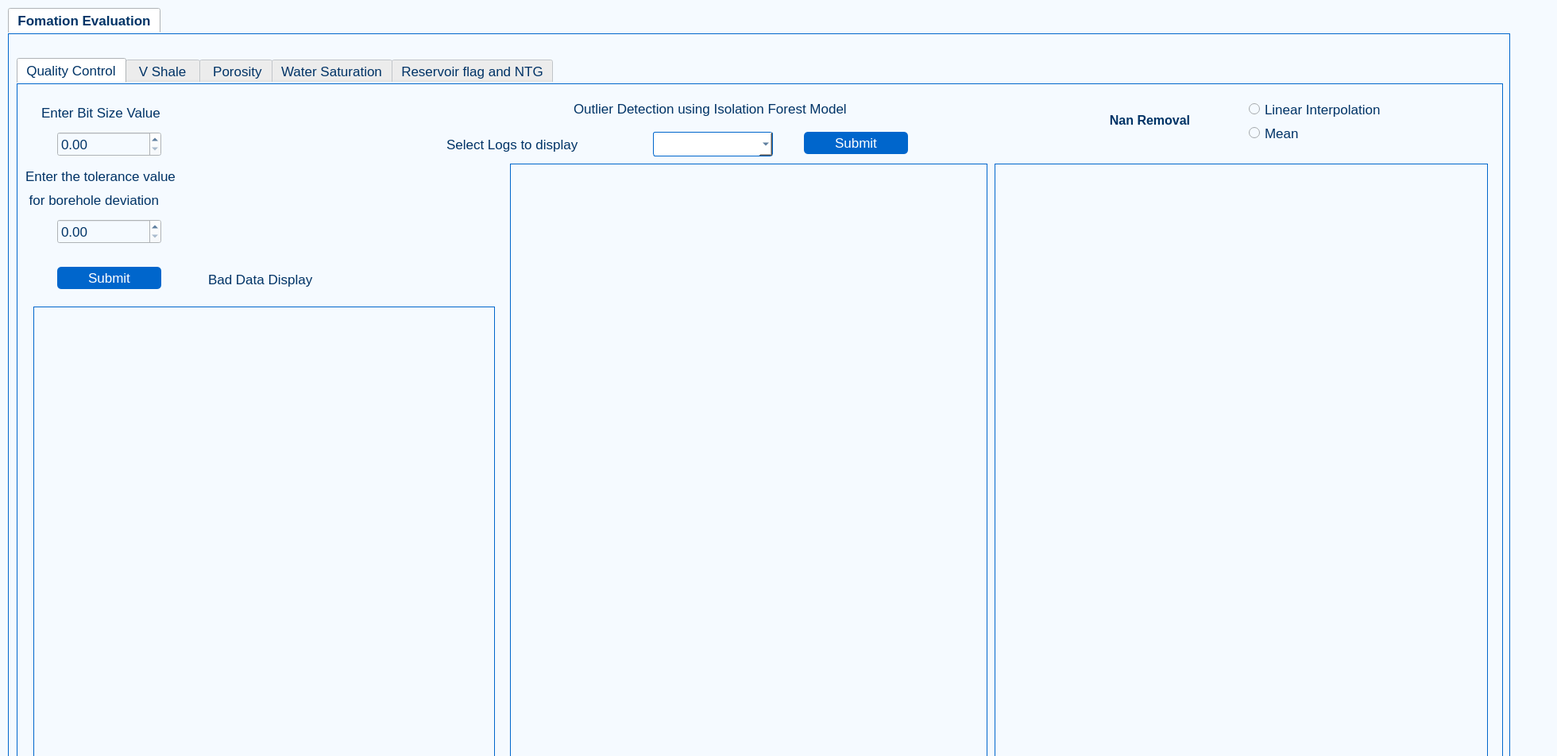
<?xml version="1.0" encoding="UTF-8"?>
<ui version="4.0">
 <class>Form</class>
 <widget class="QWidget" name="Form">
  <property name="geometry">
   <rect>
    <x>0</x>
    <y>0</y>
    <width>1960</width>
    <height>952</height>
   </rect>
  </property>
  <property name="windowTitle">
   <string>Form</string>
  </property>
  <property name="styleSheet">
   <string notr="true">
QWidget {
    background-color: #f5faff; /* Light blue background */
    color: #003366; /* Dark blue text */
    font-size: 13pt;
}

QLabel {
    color: #003366; /* Dark blue */
}

QPushButton {
    background-color: #0066cc; /* Medium blue */
    color: white;
    border-radius: 5px;
    padding: 5px;
}

QPushButton:hover {
    background-color: #005bb5; /* Slightly darker blue on hover */
}

QLineEdit, QComboBox {
    background-color: #ffffff; /* White input fields */
    border: 1px solid #0066cc; /* Blue border */
    padding: 5px;
    border-radius: 3px;
}

QTabWidget::pane {
    border: 1px solid #0066cc; /* Blue border */
}

QScrollArea {
    border: 1px solid #0066cc; /* Blue border */
}
</string>
  </property>
  <widget class="QTabWidget" name="Form_Eva">
   <property name="geometry">
    <rect>
     <x>10</x>
     <y>10</y>
     <width>1891</width>
     <height>961</height>
    </rect>
   </property>
   <property name="font">
    <font>
     <pointsize>13</pointsize>
     <weight>75</weight>
     <bold>true</bold>
    </font>
   </property>
   <property name="tabShape">
    <enum>QTabWidget::Rounded</enum>
   </property>
   <property name="currentIndex">
    <number>0</number>
   </property>
   <widget class="QWidget" name="tab">
    <attribute name="title">
     <string>Fomation Evaluation</string>
    </attribute>
    <widget class="QTabWidget" name="Evapara">
     <property name="geometry">
      <rect>
       <x>10</x>
       <y>30</y>
       <width>1871</width>
       <height>931</height>
      </rect>
     </property>
     <property name="font">
      <font>
       <pointsize>13</pointsize>
      </font>
     </property>
     <property name="currentIndex">
      <number>0</number>
     </property>
     <widget class="QWidget" name="tab_2">
      <attribute name="title">
       <string>Quality Control</string>
      </attribute>
      <widget class="QLabel" name="label_4">
       <property name="geometry">
        <rect>
         <x>30</x>
         <y>20</y>
         <width>231</width>
         <height>31</height>
        </rect>
       </property>
       <property name="font">
        <font>
         <pointsize>13</pointsize>
        </font>
       </property>
       <property name="text">
        <string>Enter Bit Size Value</string>
       </property>
      </widget>
      <widget class="QLabel" name="label_5">
       <property name="geometry">
        <rect>
         <x>10</x>
         <y>100</y>
         <width>281</width>
         <height>31</height>
        </rect>
       </property>
       <property name="font">
        <font>
         <pointsize>13</pointsize>
        </font>
       </property>
       <property name="text">
        <string>Enter the tolerance value </string>
       </property>
      </widget>
      <widget class="QLabel" name="label_20">
       <property name="geometry">
        <rect>
         <x>10</x>
         <y>130</y>
         <width>281</width>
         <height>31</height>
        </rect>
       </property>
       <property name="font">
        <font>
         <pointsize>13</pointsize>
        </font>
       </property>
       <property name="text">
        <string> for borehole deviation</string>
       </property>
      </widget>
      <widget class="QPushButton" name="bitsizeholdedevsub">
       <property name="geometry">
        <rect>
         <x>50</x>
         <y>230</y>
         <width>131</width>
         <height>28</height>
        </rect>
       </property>
       <property name="text">
        <string>Submit</string>
       </property>
      </widget>
      <widget class="QLabel" name="label_21">
       <property name="geometry">
        <rect>
         <x>700</x>
         <y>10</y>
         <width>391</width>
         <height>41</height>
        </rect>
       </property>
       <property name="text">
        <string>Outlier Detection using Isolation Forest Model</string>
       </property>
      </widget>
      <widget class="QComboBox" name="outlierremsellog">
       <property name="geometry">
        <rect>
         <x>800</x>
         <y>60</y>
         <width>151</width>
         <height>31</height>
        </rect>
       </property>
      </widget>
      <widget class="QLabel" name="label_24">
       <property name="geometry">
        <rect>
         <x>540</x>
         <y>60</y>
         <width>251</width>
         <height>31</height>
        </rect>
       </property>
       <property name="text">
        <string>Select Logs to display</string>
       </property>
      </widget>
      <widget class="QDoubleSpinBox" name="bitsize">
       <property name="geometry">
        <rect>
         <x>50</x>
         <y>60</y>
         <width>131</width>
         <height>31</height>
        </rect>
       </property>
      </widget>
      <widget class="QDoubleSpinBox" name="holedev">
       <property name="geometry">
        <rect>
         <x>50</x>
         <y>170</y>
         <width>131</width>
         <height>31</height>
        </rect>
       </property>
      </widget>
      <widget class="QPushButton" name="Outlierremovesub">
       <property name="geometry">
        <rect>
         <x>990</x>
         <y>60</y>
         <width>131</width>
         <height>28</height>
        </rect>
       </property>
       <property name="text">
        <string>Submit</string>
       </property>
      </widget>
      <widget class="QLabel" name="label_22">
       <property name="geometry">
        <rect>
         <x>1360</x>
         <y>30</y>
         <width>131</width>
         <height>31</height>
        </rect>
       </property>
       <property name="text">
        <string>&lt;html&gt;&lt;head/&gt;&lt;body&gt;&lt;p align=&quot;center&quot;&gt;&lt;span style=&quot; font-size:12pt; font-weight:600;&quot;&gt;Nan Removal&lt;/span&gt;&lt;/p&gt;&lt;/body&gt;&lt;/html&gt;</string>
       </property>
      </widget>
      <widget class="QScrollArea" name="baddataplot">
       <property name="geometry">
        <rect>
         <x>20</x>
         <y>280</y>
         <width>581</width>
         <height>601</height>
        </rect>
       </property>
       <property name="frameShape">
        <enum>QFrame::WinPanel</enum>
       </property>
       <property name="frameShadow">
        <enum>QFrame::Raised</enum>
       </property>
       <property name="widgetResizable">
        <bool>true</bool>
       </property>
       <widget class="QWidget" name="scrollAreaWidgetContents_5">
        <property name="geometry">
         <rect>
          <x>0</x>
          <y>0</y>
          <width>579</width>
          <height>599</height>
         </rect>
        </property>
       </widget>
      </widget>
      <widget class="QScrollArea" name="outlierremplot">
       <property name="geometry">
        <rect>
         <x>620</x>
         <y>100</y>
         <width>601</width>
         <height>751</height>
        </rect>
       </property>
       <property name="frameShape">
        <enum>QFrame::WinPanel</enum>
       </property>
       <property name="frameShadow">
        <enum>QFrame::Raised</enum>
       </property>
       <property name="widgetResizable">
        <bool>true</bool>
       </property>
       <widget class="QWidget" name="scrollAreaWidgetContents_6">
        <property name="geometry">
         <rect>
          <x>0</x>
          <y>0</y>
          <width>599</width>
          <height>749</height>
         </rect>
        </property>
       </widget>
      </widget>
      <widget class="QScrollArea" name="nanremplot">
       <property name="geometry">
        <rect>
         <x>1230</x>
         <y>100</y>
         <width>621</width>
         <height>771</height>
        </rect>
       </property>
       <property name="frameShape">
        <enum>QFrame::WinPanel</enum>
       </property>
       <property name="frameShadow">
        <enum>QFrame::Raised</enum>
       </property>
       <property name="widgetResizable">
        <bool>true</bool>
       </property>
       <widget class="QWidget" name="scrollAreaWidgetContents_7">
        <property name="geometry">
         <rect>
          <x>0</x>
          <y>0</y>
          <width>619</width>
          <height>769</height>
         </rect>
        </property>
       </widget>
      </widget>
      <widget class="QLabel" name="label_6">
       <property name="geometry">
        <rect>
         <x>240</x>
         <y>230</y>
         <width>231</width>
         <height>31</height>
        </rect>
       </property>
       <property name="font">
        <font>
         <pointsize>13</pointsize>
        </font>
       </property>
       <property name="text">
        <string>Bad Data Display</string>
       </property>
      </widget>
      <widget class="QRadioButton" name="nanlinear">
       <property name="geometry">
        <rect>
         <x>1550</x>
         <y>20</y>
         <width>181</width>
         <height>23</height>
        </rect>
       </property>
       <property name="text">
        <string>Linear Interpolation</string>
       </property>
      </widget>
      <widget class="QRadioButton" name="nanmean">
       <property name="geometry">
        <rect>
         <x>1550</x>
         <y>50</y>
         <width>112</width>
         <height>23</height>
        </rect>
       </property>
       <property name="text">
        <string>Mean</string>
       </property>
      </widget>
     </widget>
     <widget class="QWidget" name="tab_3">
      <attribute name="title">
       <string> V Shale </string>
      </attribute>
      <widget class="QLabel" name="label">
       <property name="geometry">
        <rect>
         <x>20</x>
         <y>30</y>
         <width>231</width>
         <height>31</height>
        </rect>
       </property>
       <property name="font">
        <font>
         <pointsize>13</pointsize>
        </font>
       </property>
       <property name="text">
        <string>Minimum GR Percentile</string>
       </property>
      </widget>
      <widget class="QLabel" name="label_2">
       <property name="geometry">
        <rect>
         <x>20</x>
         <y>130</y>
         <width>241</width>
         <height>21</height>
        </rect>
       </property>
       <property name="font">
        <font>
         <pointsize>13</pointsize>
        </font>
       </property>
       <property name="text">
        <string>Maximum GR Percentile</string>
       </property>
      </widget>
      <widget class="QLabel" name="label_3">
       <property name="geometry">
        <rect>
         <x>30</x>
         <y>240</y>
         <width>191</width>
         <height>21</height>
        </rect>
       </property>
       <property name="font">
        <font>
         <pointsize>13</pointsize>
        </font>
       </property>
       <property name="text">
        <string>V shale Type </string>
       </property>
      </widget>
      <widget class="QComboBox" name="Shaletype">
       <property name="geometry">
        <rect>
         <x>20</x>
         <y>270</y>
         <width>221</width>
         <height>31</height>
        </rect>
       </property>
       <item>
        <property name="text">
         <string/>
        </property>
       </item>
       <item>
        <property name="text">
         <string>Linear</string>
        </property>
       </item>
       <item>
        <property name="text">
         <string>Vsh_Larinor_older</string>
        </property>
       </item>
       <item>
        <property name="text">
         <string>Vsh_Larinor_Tertiary</string>
        </property>
       </item>
       <item>
        <property name="text">
         <string>Vsh_Clavier</string>
        </property>
       </item>
      </widget>
      <widget class="QScrollArea" name="vplot">
       <property name="geometry">
        <rect>
         <x>610</x>
         <y>0</y>
         <width>971</width>
         <height>831</height>
        </rect>
       </property>
       <property name="frameShape">
        <enum>QFrame::WinPanel</enum>
       </property>
       <property name="frameShadow">
        <enum>QFrame::Raised</enum>
       </property>
       <property name="widgetResizable">
        <bool>true</bool>
       </property>
       <widget class="QWidget" name="scrollAreaWidgetContents">
        <property name="geometry">
         <rect>
          <x>0</x>
          <y>0</y>
          <width>969</width>
          <height>829</height>
         </rect>
        </property>
       </widget>
      </widget>
      <widget class="QPushButton" name="vsub">
       <property name="geometry">
        <rect>
         <x>30</x>
         <y>360</y>
         <width>171</width>
         <height>28</height>
        </rect>
       </property>
       <property name="text">
        <string>Submit</string>
       </property>
      </widget>
      <widget class="QDoubleSpinBox" name="grmin">
       <property name="geometry">
        <rect>
         <x>30</x>
         <y>60</y>
         <width>131</width>
         <height>41</height>
        </rect>
       </property>
      </widget>
      <widget class="QDoubleSpinBox" name="grmax">
       <property name="geometry">
        <rect>
         <x>30</x>
         <y>160</y>
         <width>131</width>
         <height>41</height>
        </rect>
       </property>
      </widget>
     </widget>
     <widget class="QWidget" name="tab_4">
      <attribute name="title">
       <string> Porosity</string>
      </attribute>
      <widget class="QTabWidget" name="fromevaporosity">
       <property name="geometry">
        <rect>
         <x>10</x>
         <y>20</y>
         <width>1851</width>
         <height>821</height>
        </rect>
       </property>
       <property name="currentIndex">
        <number>0</number>
       </property>
       <widget class="QWidget" name="tab_7">
        <attribute name="title">
         <string>NPHI</string>
        </attribute>
        <widget class="QScrollArea" name="nphiplot">
         <property name="geometry">
          <rect>
           <x>460</x>
           <y>40</y>
           <width>1351</width>
           <height>701</height>
          </rect>
         </property>
         <property name="widgetResizable">
          <bool>true</bool>
         </property>
         <widget class="QWidget" name="scrollAreaWidgetContents_2">
          <property name="geometry">
           <rect>
            <x>0</x>
            <y>0</y>
            <width>1349</width>
            <height>699</height>
           </rect>
          </property>
         </widget>
        </widget>
        <widget class="QPushButton" name="NPHIsub">
         <property name="geometry">
          <rect>
           <x>80</x>
           <y>440</y>
           <width>161</width>
           <height>41</height>
          </rect>
         </property>
         <property name="text">
          <string>Plot </string>
         </property>
        </widget>
        <widget class="QLabel" name="label_27">
         <property name="geometry">
          <rect>
           <x>40</x>
           <y>30</y>
           <width>111</width>
           <height>51</height>
          </rect>
         </property>
         <property name="text">
          <string>NPHI LOG</string>
         </property>
        </widget>
        <widget class="QLabel" name="label_28">
         <property name="geometry">
          <rect>
           <x>40</x>
           <y>150</y>
           <width>181</width>
           <height>31</height>
          </rect>
         </property>
         <property name="text">
          <string>Matrix Correction</string>
         </property>
        </widget>
        <widget class="QLabel" name="label_29">
         <property name="geometry">
          <rect>
           <x>50</x>
           <y>250</y>
           <width>111</width>
           <height>31</height>
          </rect>
         </property>
         <property name="text">
          <string>Correction</string>
         </property>
        </widget>
        <widget class="QComboBox" name="NPHILOG">
         <property name="geometry">
          <rect>
           <x>40</x>
           <y>80</y>
           <width>191</width>
           <height>31</height>
          </rect>
         </property>
        </widget>
        <widget class="QComboBox" name="MATCORR">
         <property name="geometry">
          <rect>
           <x>40</x>
           <y>190</y>
           <width>191</width>
           <height>31</height>
          </rect>
         </property>
         <item>
          <property name="text">
           <string/>
          </property>
         </item>
         <item>
          <property name="text">
           <string>Addition</string>
          </property>
         </item>
         <item>
          <property name="text">
           <string>Substraction</string>
          </property>
         </item>
        </widget>
        <widget class="QDoubleSpinBox" name="CORRVAL">
         <property name="geometry">
          <rect>
           <x>50</x>
           <y>290</y>
           <width>151</width>
           <height>31</height>
          </rect>
         </property>
         <property name="decimals">
          <number>2</number>
         </property>
         <property name="singleStep">
          <double>1.000000000000000</double>
         </property>
        </widget>
       </widget>
       <widget class="QWidget" name="tab_9">
        <attribute name="title">
         <string>DPHI</string>
        </attribute>
        <widget class="QLabel" name="label_25">
         <property name="geometry">
          <rect>
           <x>20</x>
           <y>40</y>
           <width>281</width>
           <height>31</height>
          </rect>
         </property>
         <property name="text">
          <string>Enter Matrix Density (gm/cc)</string>
         </property>
        </widget>
        <widget class="QLabel" name="label_26">
         <property name="geometry">
          <rect>
           <x>20</x>
           <y>170</y>
           <width>371</width>
           <height>31</height>
          </rect>
         </property>
         <property name="text">
          <string>Enter Formation Fluid Density (gm/cc)</string>
         </property>
        </widget>
        <widget class="QDoubleSpinBox" name="rhoma">
         <property name="geometry">
          <rect>
           <x>40</x>
           <y>90</y>
           <width>171</width>
           <height>31</height>
          </rect>
         </property>
         <property name="decimals">
          <number>3</number>
         </property>
        </widget>
        <widget class="QDoubleSpinBox" name="rhof">
         <property name="geometry">
          <rect>
           <x>40</x>
           <y>220</y>
           <width>171</width>
           <height>31</height>
          </rect>
         </property>
         <property name="decimals">
          <number>3</number>
         </property>
        </widget>
        <widget class="QPushButton" name="dphisub">
         <property name="geometry">
          <rect>
           <x>40</x>
           <y>320</y>
           <width>161</width>
           <height>41</height>
          </rect>
         </property>
         <property name="text">
          <string>Plot </string>
         </property>
        </widget>
        <widget class="QScrollArea" name="dphiplot">
         <property name="geometry">
          <rect>
           <x>590</x>
           <y>0</y>
           <width>831</width>
           <height>791</height>
          </rect>
         </property>
         <property name="widgetResizable">
          <bool>true</bool>
         </property>
         <widget class="QWidget" name="scrollAreaWidgetContents_8">
          <property name="geometry">
           <rect>
            <x>0</x>
            <y>0</y>
            <width>829</width>
            <height>789</height>
           </rect>
          </property>
         </widget>
        </widget>
       </widget>
       <widget class="QWidget" name="tab_10">
        <attribute name="title">
         <string>TPHI and Effective Porosity</string>
        </attribute>
        <widget class="QScrollArea" name="tphieffecplot">
         <property name="geometry">
          <rect>
           <x>550</x>
           <y>0</y>
           <width>641</width>
           <height>741</height>
          </rect>
         </property>
         <property name="widgetResizable">
          <bool>true</bool>
         </property>
         <widget class="QWidget" name="scrollAreaWidgetContents_10">
          <property name="geometry">
           <rect>
            <x>0</x>
            <y>0</y>
            <width>639</width>
            <height>739</height>
           </rect>
          </property>
         </widget>
        </widget>
        <widget class="QPushButton" name="tphieffecsub">
         <property name="geometry">
          <rect>
           <x>70</x>
           <y>250</y>
           <width>161</width>
           <height>41</height>
          </rect>
         </property>
         <property name="text">
          <string>Plot </string>
         </property>
        </widget>
        <widget class="QComboBox" name="tphieffecselect">
         <property name="geometry">
          <rect>
           <x>30</x>
           <y>110</y>
           <width>201</width>
           <height>41</height>
          </rect>
         </property>
         <item>
          <property name="text">
           <string/>
          </property>
         </item>
         <item>
          <property name="text">
           <string>TPHI</string>
          </property>
         </item>
         <item>
          <property name="text">
           <string>Effective Porosity</string>
          </property>
         </item>
        </widget>
        <widget class="QLabel" name="label_30">
         <property name="geometry">
          <rect>
           <x>30</x>
           <y>70</y>
           <width>201</width>
           <height>31</height>
          </rect>
         </property>
         <property name="text">
          <string>Select Porosity Type</string>
         </property>
        </widget>
       </widget>
      </widget>
     </widget>
     <widget class="QWidget" name="tab_5">
      <attribute name="title">
       <string>Water Saturation</string>
      </attribute>
      <widget class="QCheckBox" name="archie">
       <property name="geometry">
        <rect>
         <x>30</x>
         <y>60</y>
         <width>181</width>
         <height>20</height>
        </rect>
       </property>
       <property name="text">
        <string>Archie's Method</string>
       </property>
      </widget>
      <widget class="QLabel" name="label_7">
       <property name="geometry">
        <rect>
         <x>30</x>
         <y>240</y>
         <width>181</width>
         <height>31</height>
        </rect>
       </property>
       <property name="text">
        <string>Sw Parameters</string>
       </property>
      </widget>
      <widget class="QLabel" name="label_8">
       <property name="geometry">
        <rect>
         <x>20</x>
         <y>120</y>
         <width>221</width>
         <height>31</height>
        </rect>
       </property>
       <property name="text">
        <string>Do you have Rw value ?</string>
       </property>
      </widget>
      <widget class="QRadioButton" name="yesRw">
       <property name="geometry">
        <rect>
         <x>20</x>
         <y>170</y>
         <width>131</width>
         <height>20</height>
        </rect>
       </property>
       <property name="text">
        <string>Yes</string>
       </property>
      </widget>
      <widget class="QRadioButton" name="NoRw">
       <property name="geometry">
        <rect>
         <x>20</x>
         <y>200</y>
         <width>131</width>
         <height>20</height>
        </rect>
       </property>
       <property name="text">
        <string>No</string>
       </property>
      </widget>
      <widget class="QLabel" name="label_9">
       <property name="geometry">
        <rect>
         <x>10</x>
         <y>270</y>
         <width>181</width>
         <height>31</height>
        </rect>
       </property>
       <property name="text">
        <string>Enter Rw value</string>
       </property>
      </widget>
      <widget class="QLabel" name="label_10">
       <property name="geometry">
        <rect>
         <x>10</x>
         <y>340</y>
         <width>181</width>
         <height>31</height>
        </rect>
       </property>
       <property name="text">
        <string>Enter 'a' value</string>
       </property>
      </widget>
      <widget class="QLabel" name="label_11">
       <property name="geometry">
        <rect>
         <x>10</x>
         <y>400</y>
         <width>181</width>
         <height>31</height>
        </rect>
       </property>
       <property name="text">
        <string>Enter 'm' value</string>
       </property>
      </widget>
      <widget class="QLabel" name="label_12">
       <property name="geometry">
        <rect>
         <x>10</x>
         <y>460</y>
         <width>181</width>
         <height>31</height>
        </rect>
       </property>
       <property name="text">
        <string>Enter 'n' value</string>
       </property>
      </widget>
      <widget class="QLineEdit" name="Rwvalue">
       <property name="geometry">
        <rect>
         <x>10</x>
         <y>300</y>
         <width>161</width>
         <height>31</height>
        </rect>
       </property>
      </widget>
      <widget class="QLineEdit" name="avalue">
       <property name="geometry">
        <rect>
         <x>10</x>
         <y>370</y>
         <width>161</width>
         <height>31</height>
        </rect>
       </property>
      </widget>
      <widget class="QLineEdit" name="mvalue">
       <property name="geometry">
        <rect>
         <x>10</x>
         <y>430</y>
         <width>161</width>
         <height>31</height>
        </rect>
       </property>
      </widget>
      <widget class="QLineEdit" name="nvalue">
       <property name="geometry">
        <rect>
         <x>10</x>
         <y>490</y>
         <width>161</width>
         <height>31</height>
        </rect>
       </property>
      </widget>
      <widget class="QLabel" name="label_14">
       <property name="geometry">
        <rect>
         <x>10</x>
         <y>530</y>
         <width>181</width>
         <height>31</height>
        </rect>
       </property>
       <property name="text">
        <string>Enter Rt value</string>
       </property>
      </widget>
      <widget class="QLineEdit" name="Rtvalue">
       <property name="geometry">
        <rect>
         <x>10</x>
         <y>560</y>
         <width>161</width>
         <height>31</height>
        </rect>
       </property>
      </widget>
      <widget class="QLabel" name="label_15">
       <property name="geometry">
        <rect>
         <x>10</x>
         <y>600</y>
         <width>201</width>
         <height>31</height>
        </rect>
       </property>
       <property name="text">
        <string>Enter Porosity Value</string>
       </property>
      </widget>
      <widget class="QLineEdit" name="Porosityvalue">
       <property name="geometry">
        <rect>
         <x>10</x>
         <y>630</y>
         <width>171</width>
         <height>31</height>
        </rect>
       </property>
      </widget>
      <widget class="QScrollArea" name="watersatplot">
       <property name="geometry">
        <rect>
         <x>450</x>
         <y>0</y>
         <width>911</width>
         <height>821</height>
        </rect>
       </property>
       <property name="frameShape">
        <enum>QFrame::WinPanel</enum>
       </property>
       <property name="frameShadow">
        <enum>QFrame::Raised</enum>
       </property>
       <property name="widgetResizable">
        <bool>true</bool>
       </property>
       <widget class="QWidget" name="scrollAreaWidgetContents_3">
        <property name="geometry">
         <rect>
          <x>0</x>
          <y>0</y>
          <width>909</width>
          <height>819</height>
         </rect>
        </property>
       </widget>
      </widget>
      <widget class="QPushButton" name="porosub_2">
       <property name="geometry">
        <rect>
         <x>20</x>
         <y>690</y>
         <width>171</width>
         <height>28</height>
        </rect>
       </property>
       <property name="text">
        <string>Submit</string>
       </property>
      </widget>
     </widget>
     <widget class="QWidget" name="tab_6">
      <attribute name="title">
       <string>Reservoir flag and NTG</string>
      </attribute>
      <widget class="QLabel" name="label_13">
       <property name="geometry">
        <rect>
         <x>10</x>
         <y>240</y>
         <width>281</width>
         <height>31</height>
        </rect>
       </property>
       <property name="text">
        <string>Enter Cutoff Vshale Value </string>
       </property>
      </widget>
      <widget class="QLabel" name="label_16">
       <property name="geometry">
        <rect>
         <x>10</x>
         <y>340</y>
         <width>251</width>
         <height>31</height>
        </rect>
       </property>
       <property name="text">
        <string>Enter Cutoff Sw Value</string>
       </property>
      </widget>
      <widget class="QLineEdit" name="flagvsh">
       <property name="geometry">
        <rect>
         <x>10</x>
         <y>280</y>
         <width>241</width>
         <height>31</height>
        </rect>
       </property>
      </widget>
      <widget class="QLineEdit" name="flagsw">
       <property name="geometry">
        <rect>
         <x>10</x>
         <y>380</y>
         <width>241</width>
         <height>31</height>
        </rect>
       </property>
      </widget>
      <widget class="QPushButton" name="flagsub">
       <property name="geometry">
        <rect>
         <x>30</x>
         <y>620</y>
         <width>171</width>
         <height>28</height>
        </rect>
       </property>
       <property name="text">
        <string>Submit</string>
       </property>
      </widget>
      <widget class="QLabel" name="label_17">
       <property name="geometry">
        <rect>
         <x>10</x>
         <y>50</y>
         <width>201</width>
         <height>31</height>
        </rect>
       </property>
       <property name="text">
        <string>Minimum Depth (m)</string>
       </property>
      </widget>
      <widget class="QLabel" name="label_18">
       <property name="geometry">
        <rect>
         <x>10</x>
         <y>140</y>
         <width>201</width>
         <height>31</height>
        </rect>
       </property>
       <property name="text">
        <string>Maximum Depth (m)</string>
       </property>
      </widget>
      <widget class="QLineEdit" name="flagdepthmin">
       <property name="geometry">
        <rect>
         <x>10</x>
         <y>90</y>
         <width>241</width>
         <height>31</height>
        </rect>
       </property>
       <property name="text">
        <string/>
       </property>
      </widget>
      <widget class="QLineEdit" name="flagdepthmax">
       <property name="geometry">
        <rect>
         <x>10</x>
         <y>180</y>
         <width>241</width>
         <height>31</height>
        </rect>
       </property>
      </widget>
      <widget class="QScrollArea" name="watersatplot_2">
       <property name="geometry">
        <rect>
         <x>270</x>
         <y>0</y>
         <width>1341</width>
         <height>821</height>
        </rect>
       </property>
       <property name="frameShape">
        <enum>QFrame::WinPanel</enum>
       </property>
       <property name="frameShadow">
        <enum>QFrame::Raised</enum>
       </property>
       <property name="widgetResizable">
        <bool>true</bool>
       </property>
       <widget class="QWidget" name="scrollAreaWidgetContents_4">
        <property name="geometry">
         <rect>
          <x>0</x>
          <y>0</y>
          <width>1339</width>
          <height>819</height>
         </rect>
        </property>
       </widget>
      </widget>
      <widget class="QLineEdit" name="flagporocut">
       <property name="geometry">
        <rect>
         <x>10</x>
         <y>490</y>
         <width>241</width>
         <height>31</height>
        </rect>
       </property>
      </widget>
      <widget class="QLabel" name="label_19">
       <property name="geometry">
        <rect>
         <x>0</x>
         <y>440</y>
         <width>251</width>
         <height>31</height>
        </rect>
       </property>
       <property name="text">
        <string>Effective Porosity Cutoff Value</string>
       </property>
      </widget>
     </widget>
    </widget>
   </widget>
  </widget>
 </widget>
 <resources/>
 <connections/>
</ui>
